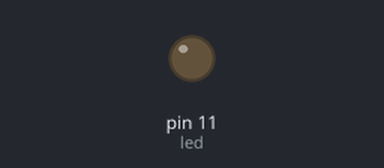
The sketch below on a simulated Arduino Uno, built with avr-gcc and run on an emulated ATmega328P. Parts: output pins drawn as LEDs (lit = HIGH).

Above: at 1.2 s.
At 3.9 s:
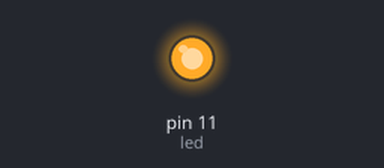
Timing chart, 0 to 9.4 s (numbered marks = the images above):
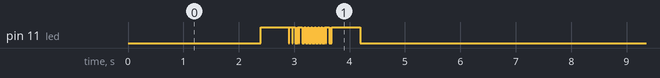

Measured:
- by itself, pin 11 (led): moves between LOW and HIGH, repeating every 7.2 s

The sketch:

card_simulator.ino
```cpp
#include <stdint.h>


// Connect pin 12 to the IR LED
int led = 11;
// Connect pin 11 to the relay
int relay = 13;

static unsigned int count_bits(uint32_t bits)
{
  int count = 0;
  for (int i = 0; i < sizeof(bits)*8; i++) {
    if (bits & (1 << i)) count++;
  }
  return count;
}


static void print_bits(uint32_t bits, unsigned int length)
{
  unsigned int total_len = 800 / length;
  unsigned int short_len = total_len * 0.2;
  unsigned int long_len = total_len * 0.7;

  for (int i = length-1; i >= 0; i--) {
    unsigned int black = (bits & 1 << i) ? long_len : short_len;
    digitalWrite(led, LOW);
    delay(black);
    digitalWrite(led, HIGH);
    delay(total_len - black);
  }
  printf("\n");
}


static uint32_t generate_barcode(uint32_t i)
{
  unsigned int n = count_bits(i);
  bool even = n & 1;
  bool odd = !even;

  uint32_t barcode_val = 1 |
    ((odd ? 1 : 0) << 1) |
    ((even ? 1 : 0) << 2) |
    (i << 3);
  return barcode_val;
}


// the setup routine runs once when you press reset:
void setup() {
  // initialize the digital pin as an output.
  pinMode(led, OUTPUT);
}

// the loop routine runs over and over again forever:
void loop() {

  delay(2000);
  for (int i = 191; i < 1024; i++) {
    digitalWrite(relay, HIGH);
 delay(200);
    digitalWrite(relay, LOW);
    delay(200);


    digitalWrite(led, HIGH);
    delay(500);


    print_bits(generate_barcode(i), 13);
    digitalWrite(led, HIGH);
    delay(500);
    digitalWrite(led, LOW);

    delay(5000);

  }
}
```
